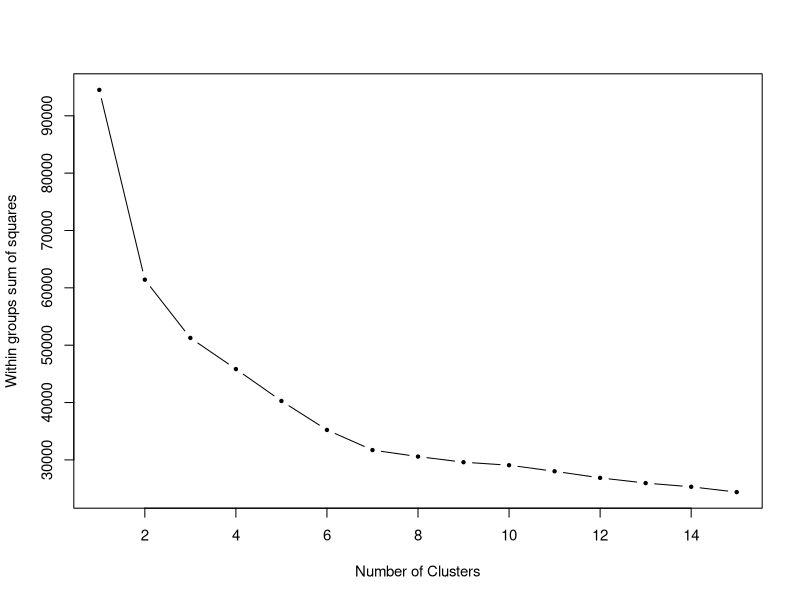

Recreate this plot in R.
library(foreign)
library(cluster)

setwd("~/DataAnalysis/Snacks")

snacks = read.spss("snacks_wks1_26.sav", to.data.frame = TRUE)
snack_purchase <- snacks[,2:11]

par(cex=.9)
# Determine number of clusters
wss <- (nrow(snack_purchase)-1)*sum(apply(snack_purchase ,2 ,var))
for (i in 2:15) wss[i] <- sum(kmeans(snack_purchase, 
                                     centers=i)$withinss)
plot(1:15, wss, type="b", xlab="Number of Clusters",
     ylab="Within groups sum of squares", pch=20, cex=.75)

dev.copy(png, file="number_of_clusters.png")
dev.off()